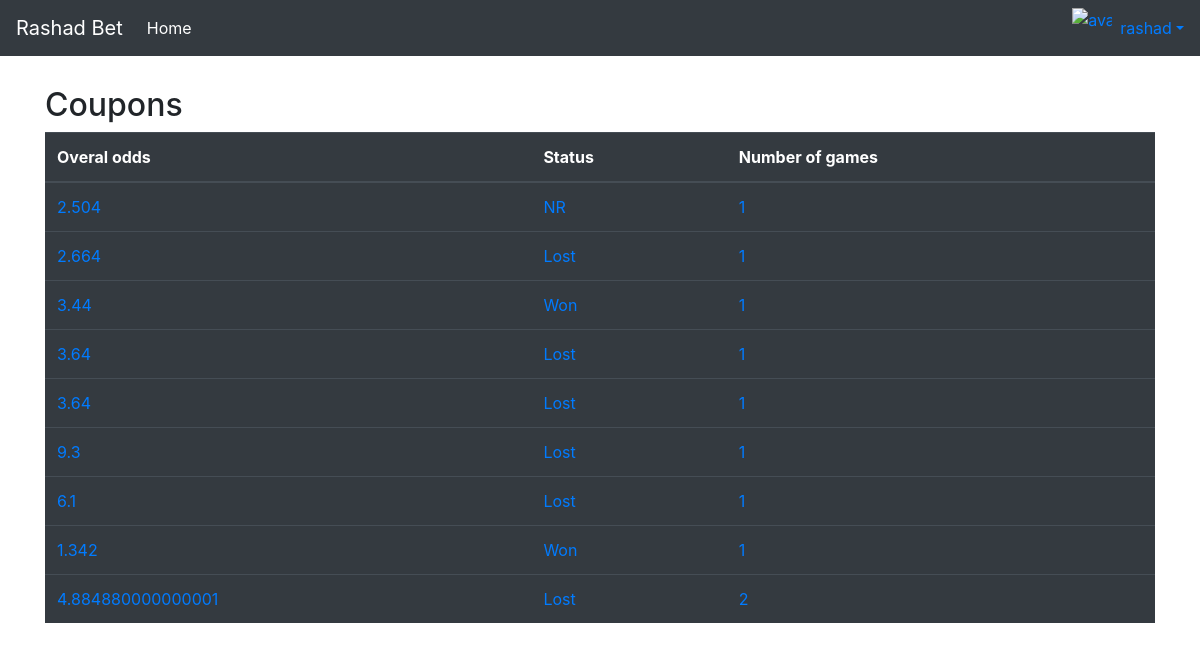
The page /coupons/ (signed in) on the database as committed earlier.
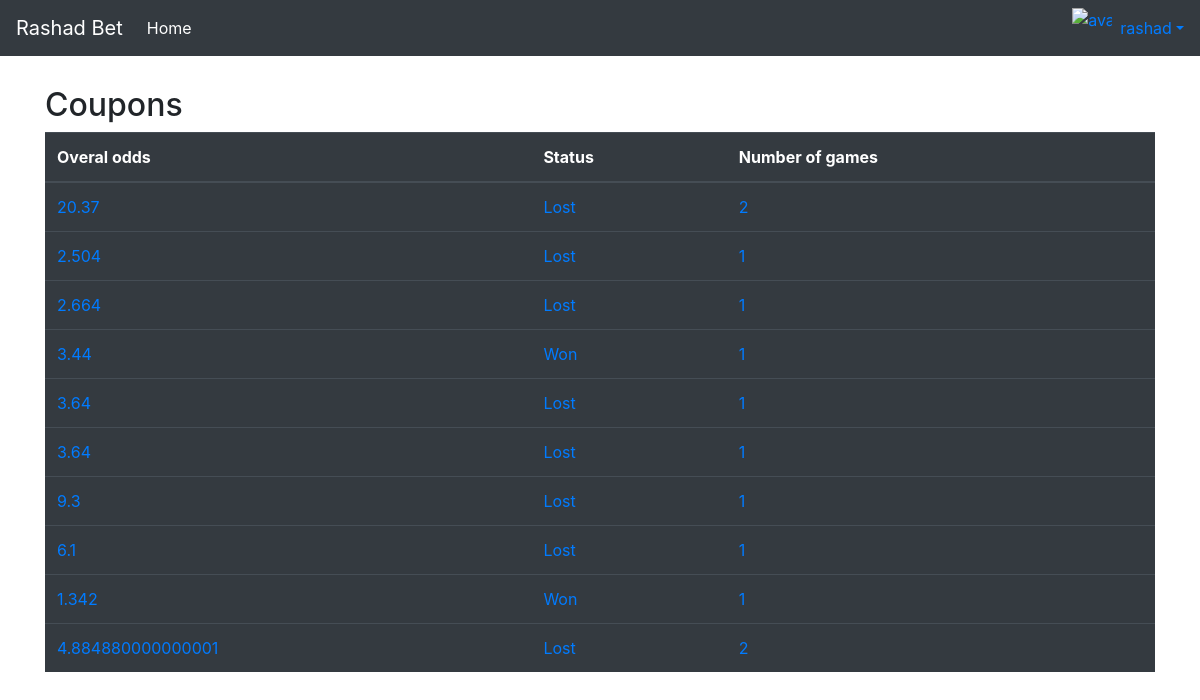
The same page on the database as committed later.
### core/models.py (models this page shows, shortened)
class BetSlip(models.Model):
    slug = models.SlugField(default=get_random_value)
    profile = models.ForeignKey(Profile, on_delete=models.CASCADE)
    games = models.ManyToManyField('Game')
    bet_slip_code = models.CharField(max_length=21, default=get_random_value)
    accepted = models.BooleanField(default=False)
    status = models.CharField(max_length=10, default='NR')
    stake = models.FloatField(blank=True,null=True)
    datetime = models.DateTimeField(auto_now_add=True)
    def get_overal_odd(self):
        overal_odd = 1
        for i in self.games.all():
            overal_odd = i.odd * overal_odd
        return overal_odd

class Game(models.Model):
    home_team = models.CharField(max_length=50)
    away_team = models.CharField(max_length=50)
    location = models.CharField(max_length=50, blank=True)
    prediction = models.CharField(max_length=10, null=True)
    odd = models.FloatField(null=True)
    result = models.CharField(max_length=10, blank=True, null=True)
    status = models.CharField(max_length=10, default='NR')

### core/views.py (the view)
# urls.py: path('coupons/',coupons,name='coupons'),
def coupons(request):
    profile = Profile.objects.get(user=request.user)
    bet_slip_qs = BetSlip.objects.filter(profile=profile, accepted=True)
    if bet_slip_qs.exists():
        context = {
            'coupons':bet_slip_qs.order_by("-datetime")
        }
        return render(request,"coupons.html",context)
    else:
        messages.warning(request,"You do not have any coupon")
        return redirect('index')

### templates/coupons.html (shortened to what this page needs)
{% extends 'layout.html' %}
{% load static %}
{% block content %}
<h2>Coupons</h2>
<table class="table table-dark table-hover">
    <thead class="thead-dark">
      <tr>
        <th scope="col">Overal odds</th>
        <th scope="col">Status</th>
        <th scope="col">Number of games</th>
      </tr>
    </thead>
    <tbody>
        {% for coupon in coupons %}
            <tr>
                <td><a href="{% url 'coupon-detail' coupon.slug %}">{{coupon.get_overal_odd}}</a></td>
                <td><a href="{% url 'coupon-detail' coupon.slug %}">{{coupon.status}}</a></td>
                <td><a href="{% url 'coupon-detail' coupon.slug %}">{{coupon.games.all.count}}</a></td>
            </tr>
        {% endfor %}
    </tbody>
</table>
{% endblock content %}

Rows that differ between the two databases and show on the page:
now on this page (row edited): BetSlip: get_overal_odd "20.37", status "Lost", games.all.count "2"
changed BetSlip (number 2 of 10 on the later page): status "NR" → "Lost"
